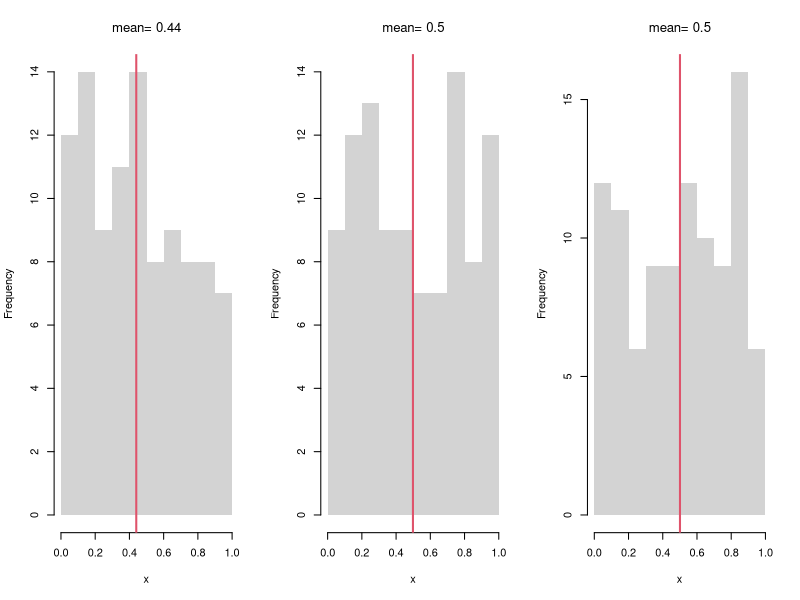
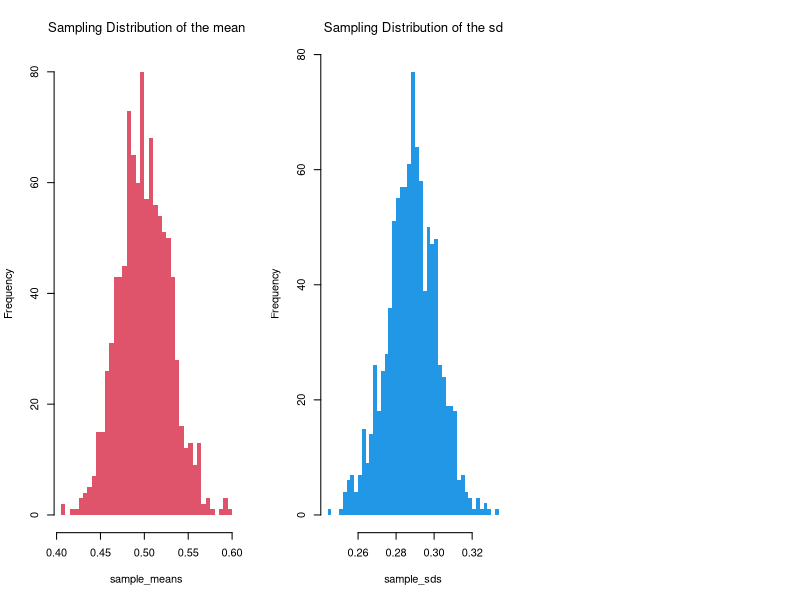
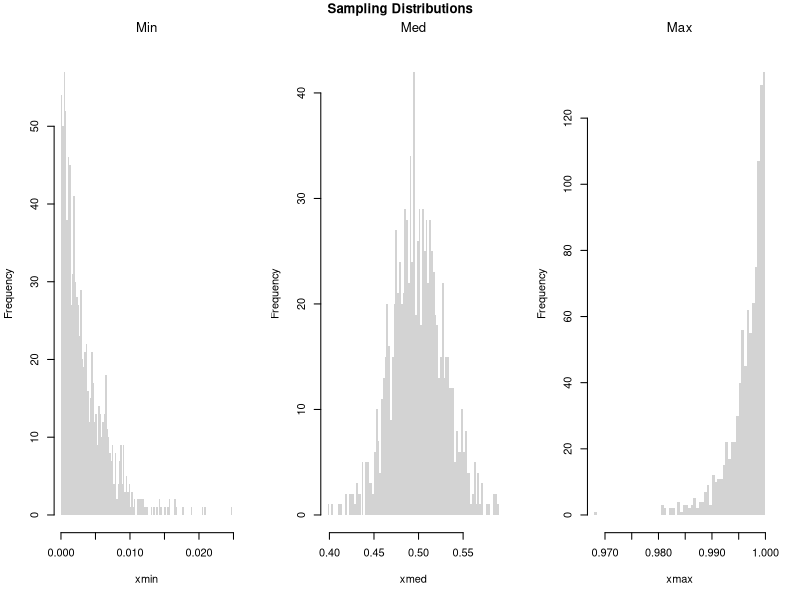
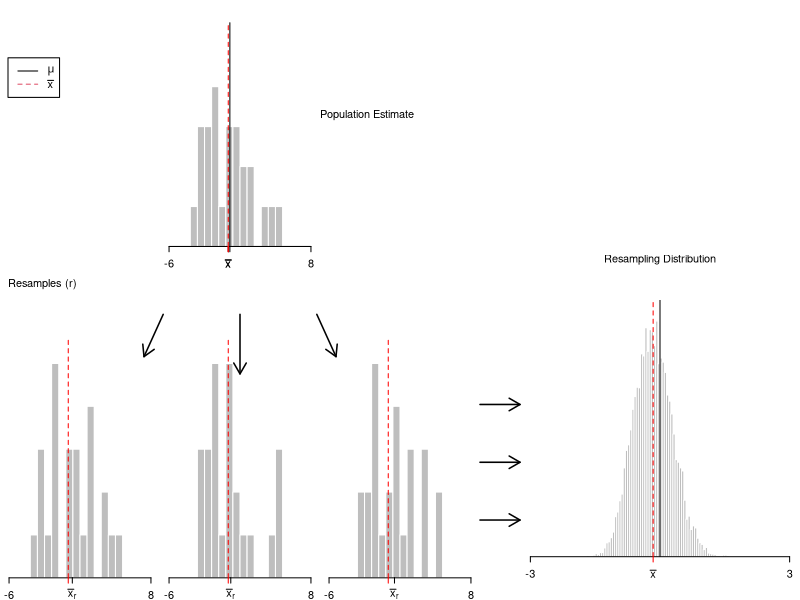
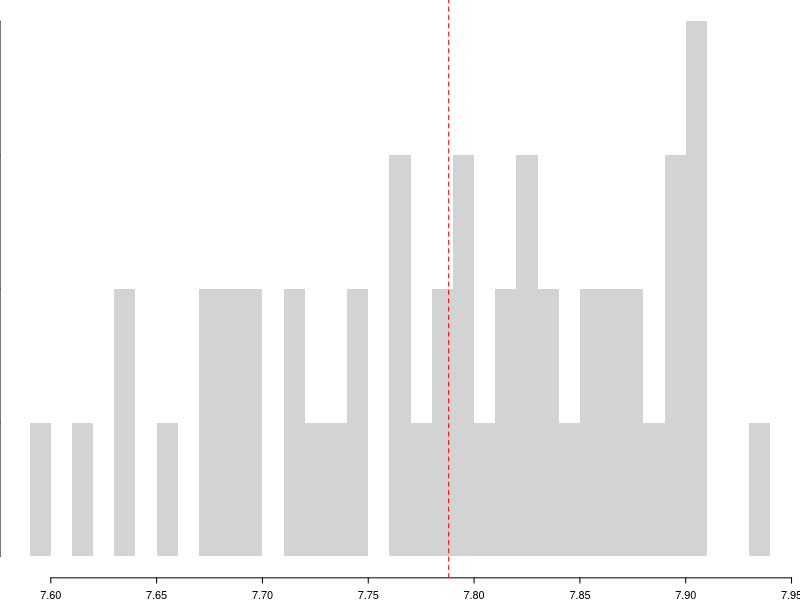
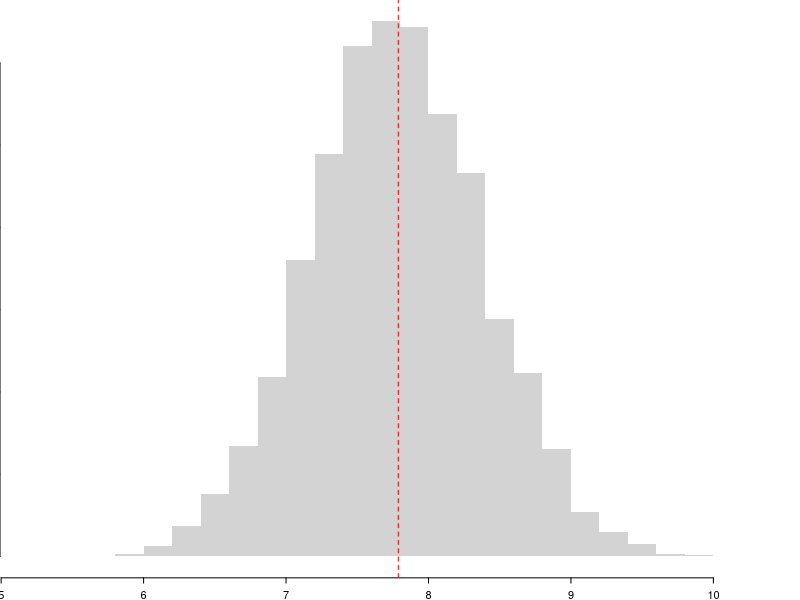
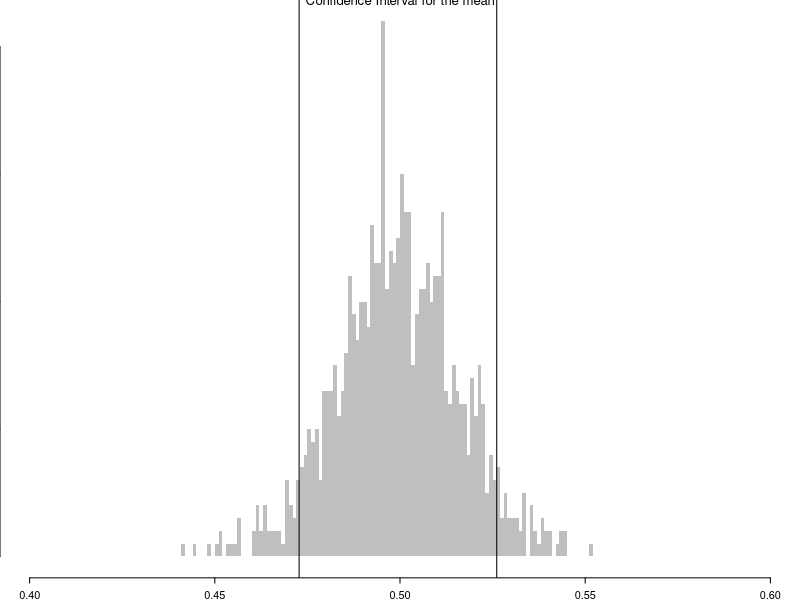
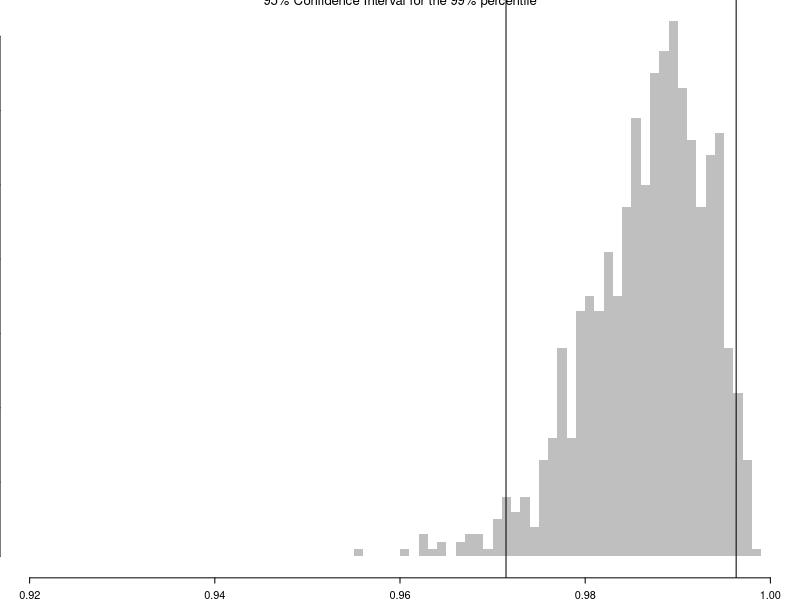

R code for these plots, in order:
## ---- chunk 1
# Three Sample Example
par(mfrow=c(1,3))
for(i in 1:3){
    x <- runif(100) 
    m <-  mean(x)
    hist(x,
        breaks=seq(0,1,by=.1), #for comparability
        main=NA, border=NA)
    abline(v=m, col=2, lwd=2)
    title(paste0('mean= ', round(m,2)),  font.main=1)
}
## ---- chunk 2
sample_means <- sapply(1:1000, function(i){
    m <- mean(runif(100))
    return(m)
})
hist(sample_means, breaks=50, border=NA,
    col=2, font.main=1,
    main='Sampling Distribution of the mean')
## ---- chunk 3
three_sds <- c(  sd(runif(100)),  sd(runif(100)),  sd(runif(100))  )
three_sds

sample_sds <- sapply(1:1000, function(i){
    s <- sd(runif(100))
    return(s)
})
hist(sample_sds, breaks=50, border=NA,
    col=4, font.main=1,
    main='Sampling Distribution of the sd')
## ---- chunk 4
# Create 300 samples, each with 1000 random uniform variables
x <- sapply(1:300, function(i) runif(1000) )
# Each row is a new sample
length(x[1,])

# Median looks normal, Maximum and Minumum do not!
xmin <- apply(x,1,quantile, probs=0)
xmed <- apply(x,1,quantile, probs=.5)
xmax <- apply(x,1,quantile, probs=1)
par(mfrow=c(1,3))
hist(xmin, breaks=100, border=NA, main='Min', font.main=1)
hist(xmed, breaks=100, border=NA, main='Med', font.main=1)
hist(xmax, breaks=100, border=NA, main='Max', font.main=1)
title('Sampling Distributions', outer=T, line=-1)
## ---- chunk 5
# To explore, try any function!
fun_of_rv <- function(f, n=100){
  x <- runif(n)
  y <- f(x)
  return(y)
}

fun_of_rv( f=mean )

fun_of_rv( f=function(i){ diff(range(exp(i))) } )
## ---- chunk 6
sample_dat <- USArrests[,'Murder']
mean(sample_dat)
## ---- chunk 7
# Generate Nonormal Data 
# Modified from Hesterberg (2015)

# Population is 50% N(-2, 1) and 50% N(2, 4)
populationMean <- c(-2, 2)
populationVar <- c(1, 4)

# Generate samples from population
rPopulation <- function(n){
  # Which distribution is each observation coming from
  di <- sample(1:2, size=n, replace=TRUE, prob=c(.5,.5))
  rnorm(n, mean=populationMean[di], sd=sqrt(populationVar)[di])
}

# Compute Sample Mean
n <- 25
set.seed(2)
sample_dat <- rPopulation(n)
sample_mean <- mean(sample_dat)
## ---- chunk 8
# Plot Bootstrap Mean
# Modified from Hesterberg (2015)

#### Some parameters for figure layout.
divideX <- c(.6, .65)
divideY <- c(0, .32, .33, .65, .70, 1)
useFraction <- .9
Fraction2 <- 0:1 + c(1, -1) * (1-useFraction)/2
rescaleY <- function(x) (x-.33)/.67
divideY3 <- (c(NA, NA, .33, .65, .70, 1) - .33)/.67

PlotSample <- function(data,
    lineMu=TRUE,
    star=FALSE,
    lineM=NULL,
    col="gray"){
  # lineMu: logical, add a vertical line at mu
  # star:  logical, label with xbar* instead of xbar
  # lineM: NULL or numeric; add a vertical line there

  hist(data, breaks=seq(-6, 8, length=21), col=col,
       probability=TRUE, axes=FALSE, new=FALSE, border=0,
       xlab="", xlim=c(-6, 8), ylim=c(0, .351),
       xaxs="i", yaxs="i", main="")
  axis(side=1, at=c(-6, 8))
  axis(side=1, at=mean(data),
       if(star) expression(bar(x)[r]) else expression(bar(x)))
  if(lineMu) {
    segments(mean(populationMean), y0=0, y1=.32)
    axis(side=1, at=mean(populationMean), "")
  }
  if(length(lineM)) {
    segments(lineM, y0=0, y1=.32, col="red", lty=2)
    axis(side=1, at=lineM, "", col="red")
  }
  invisible(NULL)
}

### Plot sample (as substitute for population)
par(fig=c(divideX[1] * (1/3 + 1/3 * Fraction2), divideY3[5:6]),
    mar=.1 + c(2, 0, 0, 0), mex=.8)
PlotSample(sample_dat, lineM=sample_mean)
axis(1, sample_mean, expression(bar(x)), col="red")

### Bootstrap samples
set.seed(2)  ## Cherry Pick Some Good Ones
B <- lapply(1:20, function(i) sample(sample_dat, replace=T))
temp <- lapply(B, hist, breaks=seq(-6, 8, length=21), plot=F)
Bii <- which(sapply(temp, function(x) max(x[['counts']])) <= 5)
## Plot the Cherries
par(fig=c(divideX[1] * (0/3 + 1/3*Fraction2), divideY3[3:4]), new=T)
PlotSample(B[[Bii[1]]], sample_mean, lineMu=F, star=T)
par(fig=c(divideX[1] * (1/3 + 1/3*Fraction2), divideY3[3:4]), new=T)
PlotSample(B[[Bii[3]]], sample_mean, lineMu=F, star=T)
par(fig=c(divideX[1] * (2/3 + 1/3*Fraction2), divideY3[3:4]), new=T)
PlotSample(B[[Bii[2]]], sample_mean, lineMu=F, star=T)

### Bootstrap Distribution
par(fig=c(divideX[2], 1, 0, .5), new=T)
par(mar=c(4.1, 0, 0, 0))
set.seed(2)
Bmeans <- sapply(1:10^4, function(i) {
    dat_b <- sample(sample_dat, replace=T) # c.f. jackknife
    mean(dat_b)
})
hist(Bmeans, xlim=c(-3, 3), ylim=c(0, 1), breaks=61, border=0,
     axes=F, col="gray", probability=T, main="", yaxs="i",
     xlab="", ylab="")
abline(v=sample_mean, col="red", lty=2)
abline(v=mean(populationMean))
axis(1, c(-3, 3))
axis(1, at=sample_mean, expression(bar(x)), col="red")
#axis(3, at=mean(populationMean), expression(mu))

### Arrows
par(mar=c(2.1, 0, 0, 0))
par(fig=c(0, 1, 0, 1), usr=c(0, 1, 0, 1))
arrows(lwd=1.5, length=.125,
       x0=divideX[1] * (.29 + .42 * ppoints(5)[c(1,3,5)]),
       x1=divideX[1] * seq(.3, .7, length=3),
       y0=rescaleY(divideY[4:5] %*% c(.2, .77)) - .05,
       y1=rescaleY(divideY[4] - c(.6, 1, .6)*(divideY[5]-divideY[4])) - .05)
arrows(divideX[1], c(.1, .2, .3), length=.125, divideX[2], lwd=1.5)

### Text
text(.4, .8, adj=0, 'Population Estimate')
text((divideX[2]+1)/2, .55, adj=.5, 'Resampling Distribution')
text(0.01, divideY3[4]+.03, adj=0, "Resamples (r)")
legend(.01, .9, lty=1:2, col=1:2, legend=expression(mu, bar(x)))
## ---- chunk 9
sample_dat <- USArrests[,'Murder']
sample_mean <- mean(sample_dat)

# Jackknife Estimates
n <- length(sample_dat)
Jmeans <- sapply(1:n, function(i){
    dati <- sample_dat[-i]
    mean(dati)
})
hist(Jmeans, breaks=25, border=NA,
    main='', xlab=expression(bar(X)[-i]))
abline(v=sample_mean, col='red', lty=2)
## ---- chunk 10
# Bootstrap estimates
set.seed(2)
Bmeans <- sapply(1:10^4, function(i) {
    dat_b <- sample(sample_dat, replace=T) # c.f. jackknife
    mean(dat_b)
})

hist(Bmeans, breaks=25, border=NA,
    main='', xlab=expression(bar(X)[b]))
abline(v=sample_mean, col='red', lty=2)
## ---- chunk 11
# Boot CI
boot_ci <- quantile(Bmeans, probs=c(.025, .975))
boot_ci

# Jack CI
jack_ci <- quantile(Jmeans, probs=c(.025, .975))
jack_ci

# more conservative estimate
ci_est <- boot_ci
## ---- chunk 12
sample_means <- apply(x,1,mean)
# standard error
sd(sample_means)
## ---- chunk 13
# Middle 90%
mq <- quantile(sample_means, probs=c(.05,.95))
paste0('we are 90% confident that the mean is between ', 
    round(mq[1],2), ' and ', round(mq[2],2) )

bks <- seq(.4,.6,by=.001)
hist(sample_means, breaks=bks, border=NA,
    col=rgb(0,0,0,.25), font.main=1,
    main='Confidence Interval for the mean')
abline(v=mq)
## ---- chunk 14
## Upper Percentile
sample_quants <- apply(x,1,quantile, probs=.99)

# Middle 95% of estimates
mq <- quantile(sample_quants, probs=c(.025,.975))
paste0('we are 95% confident that the upper percentile is between ', 
    round(mq[1],2), ' and ', round(mq[2],2) )

bks <- seq(.92,1,by=.001)
hist(sample_quants, breaks=bks, border=NA,
    col=rgb(0,0,0,.25), font.main=1,
    main='95% Confidence Interval for the 99% percentile')
abline(v=mq)
## ---- chunk 15
# Theoretically: [-1 sd, +1 sd] has 2/3 coverage

# Confidence Interval for each sample
xq <- apply(x,1, function(r){ #theoretical se's 
    mean(r) + c(-1,1)*sd(r)/sqrt(length(r))
})
# First 4 interval estimates
xq[,1:4]

# Explicit calculation
mu_true <- 0.5
# Logical vector: whether the true mean is in each CI
covered <- mu_true >= xq[1, ] & mu_true <= xq[2, ]
# Empirical coverage rate
coverage_rate <- mean(covered)
cat(sprintf("Estimated coverage probability: %.2f%%\n", 100 * coverage_rate))
## ---- chunk 16
# Visualize first N confidence intervals
N <- 100
plot.new()
plot.window(xlim = range(xq), ylim = c(0, N))
for (i in 1:N) {
  col_i <- if (covered[i]) rgb(0, 0, 0, 0.3) else rgb(1, 0, 0, 0.5)
  segments(xq[1, i], i, xq[2, i], i, col = col_i, lwd = 2)
}
abline(v = mu_true, col = "blue", lwd = 2)
axis(1)
title("Visualizing CI Coverage (Red = Missed)")
## ---- chunk 17
# Frequency each point was in an interval
bks <- seq(0,1,by=.01)
xcovr <- sapply(bks, function(b){
    bl <- b >= xq[1,]
    bu <- b <= xq[2,]
    mean( bl & bu )
})
# 50\% Coverage
c_ul <- range(bks[xcovr>=.5])
c_ul # 50% confidence interval

plot.new()
plot.window(xlim=c(0,1), ylim=c(0,1))
polygon( c(bks, rev(bks)), c(xcovr, xcovr*0), col=grey(.5,.5), border=NA)
mtext('Frequency each value was in an interval',2, line=2.5)
axis(1)
axis(2)
abline(h=.5, lwd=2)
segments(c_ul,0,c_ul,.5, lty=2)
## ---- chunk 18
boot_se <- sd(Bmeans)

sample_sd <- sd(sample_dat)
theory_se <- sample_sd/sqrt(n)

c(boot_se, theory_se)
## ---- chunk 19
Nseq <- seq(1,100, by=1) # Sample sizes
B <- 1000 # Number of draws per sample

SE <- sapply(Nseq, function(n){
    sample_statistics <- sapply(1:B, function(b){
        x <- rnorm(n) # Sample of size N
        quantile(x,probs=.4) # Statistic
    })
    sd(sample_statistics)
})

par(mfrow=c(1,2))
plot(Nseq, SE, pch=16, col=grey(0,.5),
    main='Absolute Gain', font.main=1,
    ylab='standard error', xlab='sample size')
plot(Nseq[-1], abs(diff(SE)), pch=16, col=grey(0,.5),
    main='Marginal Gain', font.main=1,
    ylab='decrease in standard error', xlab='sample size')
